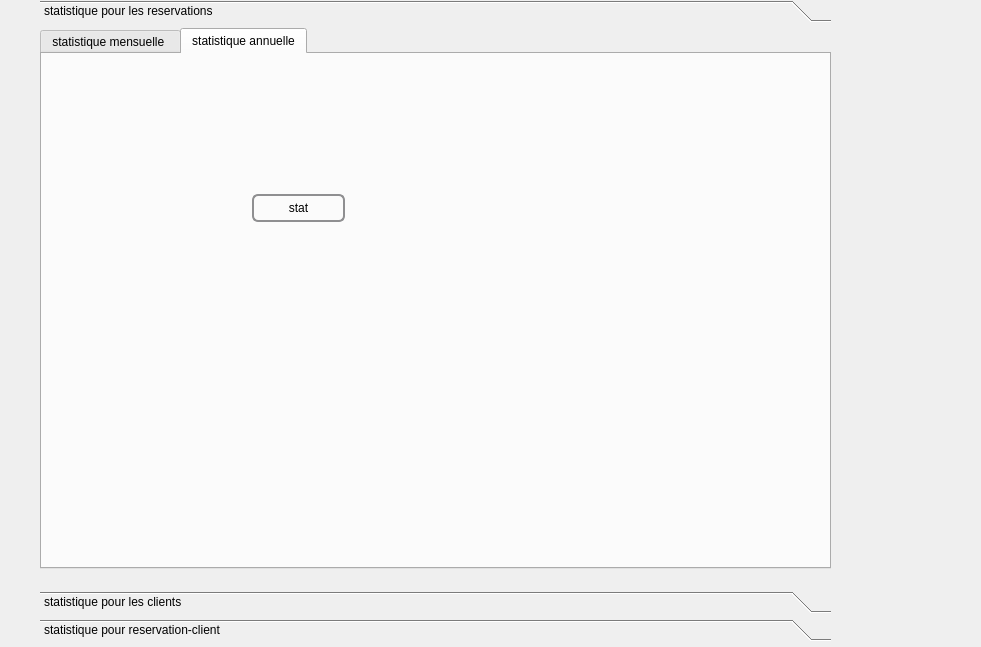
<?xml version="1.0" encoding="UTF-8"?>
<ui version="4.0">
 <class>statistiquegr</class>
 <widget class="QDialog" name="statistiquegr">
  <property name="geometry">
   <rect>
    <x>0</x>
    <y>0</y>
    <width>981</width>
    <height>647</height>
   </rect>
  </property>
  <property name="windowTitle">
   <string>Dialog</string>
  </property>
  <widget class="QToolBox" name="toolBox">
   <property name="geometry">
    <rect>
     <x>40</x>
     <y>0</y>
     <width>791</width>
     <height>641</height>
    </rect>
   </property>
   <property name="styleSheet">
    <string notr="true">QPushButton {
    border: 2px solid #8f8f91;
    border-radius: 6px;
    background-color: qlineargradient(x1: 0, y1: 0, x2: 0, y2: 1,
                                      stop: 0 #f6f7fa, stop: 1 #dadbde);
    min-width: 80px;
}

QPushButton:pressed {
    background-color: qlineargradient(x1: 0, y1: 0, x2: 0, y2: 1,
                                      stop: 0 #dadbde, stop: 1 #f6f7fa);
}

QPushButton:flat {
    border: none; /* no border for a flat push button */
}

QPushButton:default {
    border-color: navy; /* make the default button prominent */
}</string>
   </property>
   <property name="currentIndex">
    <number>0</number>
   </property>
   <widget class="QWidget" name="page">
    <property name="geometry">
     <rect>
      <x>0</x>
      <y>0</y>
      <width>791</width>
      <height>548</height>
     </rect>
    </property>
    <attribute name="label">
     <string>statistique pour les reservations</string>
    </attribute>
    <widget class="QTabWidget" name="tabWidget">
     <property name="geometry">
      <rect>
       <x>0</x>
       <y>0</y>
       <width>791</width>
       <height>541</height>
      </rect>
     </property>
     <property name="currentIndex">
      <number>1</number>
     </property>
     <widget class="QWidget" name="tab">
      <attribute name="title">
       <string>statistique mensuelle </string>
      </attribute>
      <widget class="QPushButton" name="pushButton">
       <property name="geometry">
        <rect>
         <x>230</x>
         <y>150</y>
         <width>93</width>
         <height>28</height>
        </rect>
       </property>
       <property name="text">
        <string>stat</string>
       </property>
      </widget>
     </widget>
     <widget class="QWidget" name="tab_2">
      <attribute name="title">
       <string>statistique annuelle</string>
      </attribute>
      <widget class="QPushButton" name="pushButton_2">
       <property name="geometry">
        <rect>
         <x>210</x>
         <y>140</y>
         <width>93</width>
         <height>28</height>
        </rect>
       </property>
       <property name="text">
        <string>stat</string>
       </property>
      </widget>
     </widget>
    </widget>
   </widget>
   <widget class="QWidget" name="page_2">
    <property name="geometry">
     <rect>
      <x>0</x>
      <y>0</y>
      <width>791</width>
      <height>548</height>
     </rect>
    </property>
    <attribute name="label">
     <string>statistique pour les clients</string>
    </attribute>
    <widget class="QTabWidget" name="tabWidget_3">
     <property name="geometry">
      <rect>
       <x>0</x>
       <y>0</y>
       <width>791</width>
       <height>551</height>
      </rect>
     </property>
     <property name="currentIndex">
      <number>1</number>
     </property>
     <widget class="QWidget" name="tab_5">
      <attribute name="title">
       <string>statistique mensuelle </string>
      </attribute>
      <widget class="QPushButton" name="pushButton_5">
       <property name="geometry">
        <rect>
         <x>230</x>
         <y>150</y>
         <width>93</width>
         <height>28</height>
        </rect>
       </property>
       <property name="text">
        <string>stat</string>
       </property>
      </widget>
     </widget>
     <widget class="QWidget" name="tab_6">
      <attribute name="title">
       <string>statistique annuelle</string>
      </attribute>
      <widget class="QPushButton" name="pushButton_6">
       <property name="geometry">
        <rect>
         <x>210</x>
         <y>140</y>
         <width>93</width>
         <height>28</height>
        </rect>
       </property>
       <property name="text">
        <string>stat</string>
       </property>
      </widget>
     </widget>
    </widget>
   </widget>
   <widget class="QWidget" name="page_3">
    <property name="geometry">
     <rect>
      <x>0</x>
      <y>0</y>
      <width>791</width>
      <height>548</height>
     </rect>
    </property>
    <attribute name="label">
     <string>statistique pour reservation-client</string>
    </attribute>
    <widget class="QTabWidget" name="tabWidget_2">
     <property name="geometry">
      <rect>
       <x>0</x>
       <y>10</y>
       <width>791</width>
       <height>501</height>
      </rect>
     </property>
     <property name="currentIndex">
      <number>0</number>
     </property>
     <widget class="QWidget" name="tab_3">
      <attribute name="title">
       <string>statistique mensuelle </string>
      </attribute>
      <widget class="QPushButton" name="pushButton_3">
       <property name="geometry">
        <rect>
         <x>230</x>
         <y>150</y>
         <width>93</width>
         <height>28</height>
        </rect>
       </property>
       <property name="text">
        <string>stat</string>
       </property>
      </widget>
     </widget>
     <widget class="QWidget" name="tab_4">
      <attribute name="title">
       <string>statistique annuelle</string>
      </attribute>
      <widget class="QPushButton" name="pushButton_4">
       <property name="geometry">
        <rect>
         <x>210</x>
         <y>140</y>
         <width>93</width>
         <height>28</height>
        </rect>
       </property>
       <property name="text">
        <string>stat</string>
       </property>
      </widget>
     </widget>
    </widget>
   </widget>
  </widget>
 </widget>
 <resources/>
 <connections/>
</ui>
